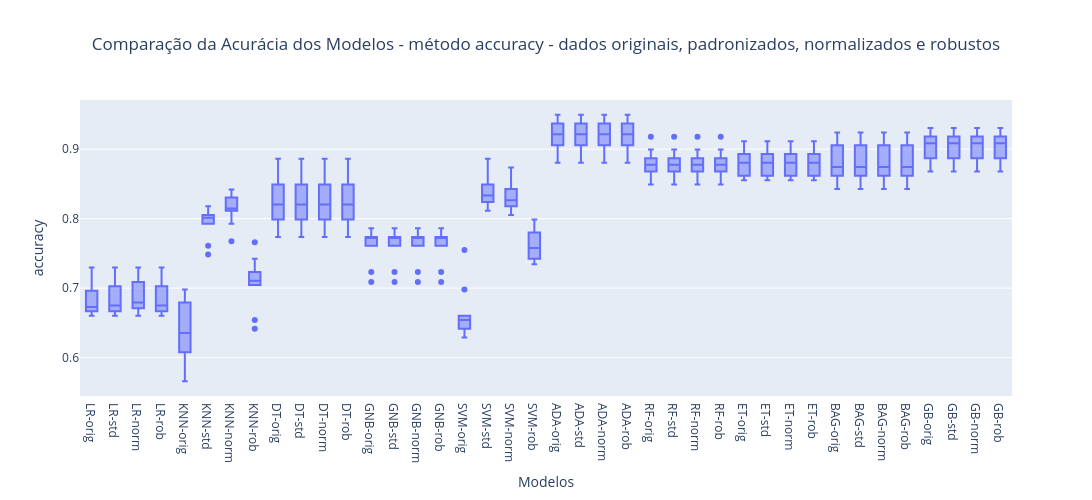

Here is the notebook cell this chart was saved with:
### Code cell
# boxplot de comparação dos modelos
fig = px.box(
    data_frame=pd.DataFrame(
        data=results, index=names
    ).transpose(),  # resultados individuais em linhas (index)
    y=names,
    title=f"Comparação da Acurácia dos Modelos - método {scoring} - dados originais, padronizados, normalizados e robustos",
    width=1500,
    height=500,
)
fig.update_layout(
    xaxis_title="Modelos",
    yaxis_title=scoring,
    title_x=0.5,
)
fig.show()

### Figure 1 — Plotly figure (JSON) as saved in the notebook; plotly's stock layout.template omitted (floating-point values rounded to 4 significant figures; data arrays with more than 128 entries replaced by an {"elided": "..."} marker saying what was removed)
{"data": [{"alignmentgroup": "True", "hovertemplate": "variable=%{x}<br>value=%{y}<extra></extra>", "legendgroup": "", "marker": {"color": "#636efa"}, "name": "", "notched": false, "offsetgroup": "", "orientation": "v", "showlegend": false, "type": "box", "x": {"elided": "400 str values"}, "x0": " ", "xaxis": "x", "y": {"elided": "400 float values"}, "y0": " ", "yaxis": "y"}], "layout": {"boxmode": "group", "height": 500, "legend": {"tracegroupgap": 0}, "title": {"text": "Comparação da Acurácia dos Modelos - método accuracy - dados originais, padronizados, normalizados e robustos", "x": 0.5}, "width": 1500, "xaxis": {"anchor": "y", "domain": [0, 1], "title": {"text": "Modelos"}}, "yaxis": {"anchor": "x", "domain": [0, 1], "title": {"text": "accuracy"}}}}
